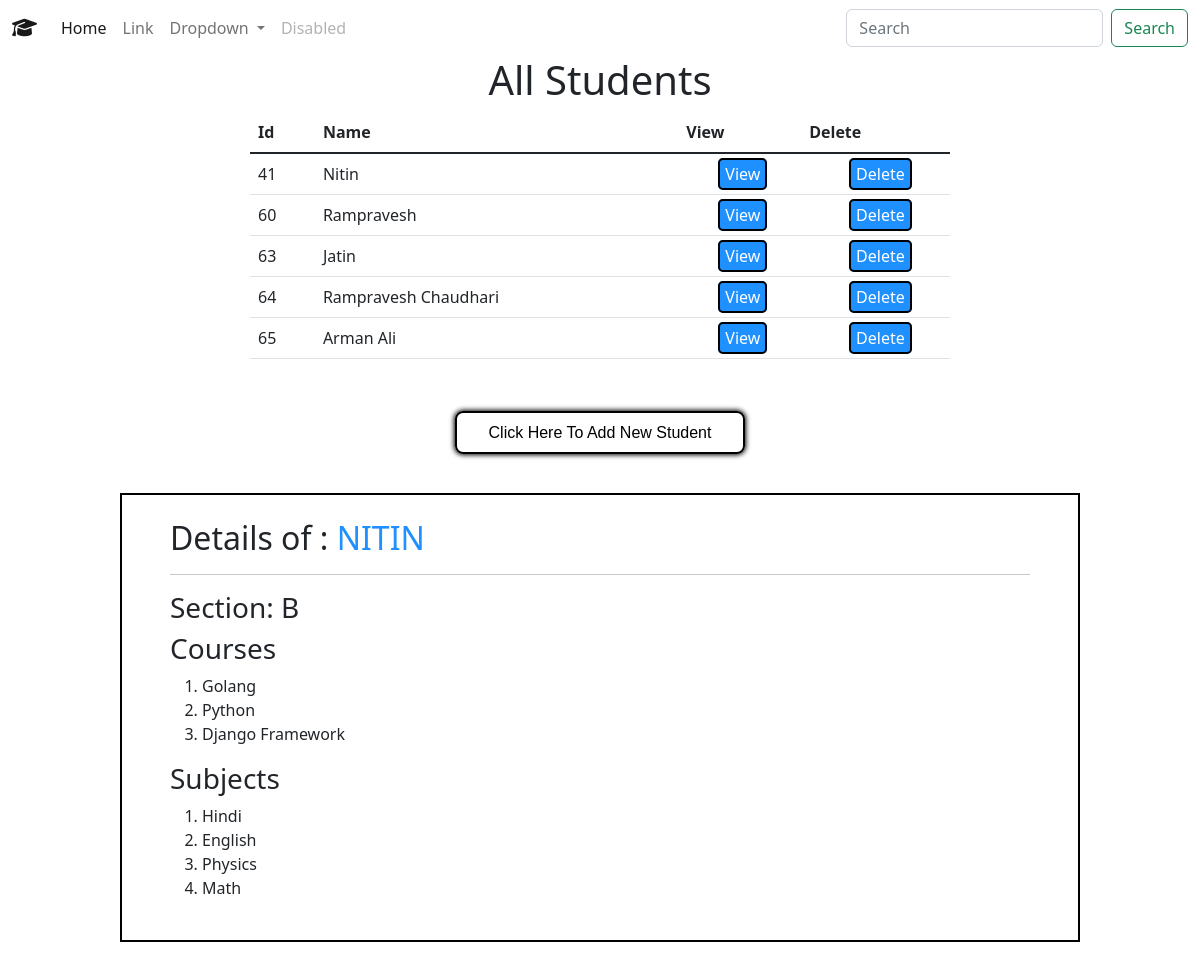
Screenshot of /show/41/ with the database file from the repository.
### core/models.py (models this page shows, shortened)
class Student(models.Model):
    student_name = models.CharField(max_length=100, default="")

class Section(models.Model):
    student = models.OneToOneField(
        Student, on_delete=models.CASCADE, related_name="section",)
    select_section = (
        ("A", "A"),
        ("B", "B"),
        ("C", "C"),
        ("D", "D"),
        ("E", "E")
    )
    section_name = models.CharField(max_length=10, choices=select_section)

class Course(models.Model):
    course_choices = (
        ("Python", "Python"),
        ("Java", "Java"),
        ("Django Framework", "Django Framework"),
        ("Golang", "Golang"),
        ("Machine Learning", "Machine Learning"),
        ("DBMS", "DBMS"),
    )
    student = models.ForeignKey(
        Student, on_delete=models.CASCADE, related_name="course")
    course_name = models.CharField(
        max_length=100, default="", choices=course_choices)

class Subject(models.Model):
    select_subject = (
        ("Hindi", "Hindi"),
        ("English", "English"),
        ("Math", "Math"),
        ("Physics", "Physics"),
        ("Social Science", "Social Science"),
        ("Chemistry", "Chemistry"),
    )
    student = models.ManyToManyField(Student, related_name="subject")
    subject_name = models.CharField(max_length=30, choices=select_subject)

### core/views.py (the view)
# urls.py: path("show/<int:id>/", views.show, name="show"),
def show(request, id):
    students = Student.objects.all()
    student = Student.objects.get(pk=id)
    context = {
        'students': students,
        'student': student
    }
    return render(request, "core/home.html", context)

### core/templates/core/home.html
{% extends 'core/base.html' %}
{% block content %}
<center>
    <h1>All Students</h1>
</center>
<div class="container-student">
    <table class="table">
        <head>
            <tr>
                <th scope="col">Id</th>
                <th scope="col">Name</th>
                <th scope="col">View</th>
                <th scope="col">Delete</th>
            </tr>
        </head>
        <tbody class="table-group-divider">
            {% for student in students %}
            <tr>
                <td>{{student.id}}</td>
                <td class="text-capitalize">{{student.student_name}}</td>
                <td class="center"><a href="{% url 'show' student.id %}">View</a></td>
                <td class="center"><a href="{% url 'delete' student.id %}">Delete</a></td>
            </tr>
            {% endfor %}
        </tbody>
    </table>
</div>
<h2 class="click-here text-danger">
    <a href="{% url 'addstudent' %}">Click Here To add new student
    </a>
</h2>
{% if student %}
<div class="details">
    <h2 class="name">Details of : <span class="text-uppercase">{{student.student_name}}</span></h2>
    <hr>
    <h3>Section: {{student.section.section_name}}</h3>
    <h3>Courses</h3>
    <ol>
        {% for course in student.course.all %}
        <li>{{ course.course_name }}</li>
        {% endfor %}
    </ol>
    <h3>Subjects</h3>
    <ol>
        {% for sub in student.subject.all %}
        <li>{{ sub.subject_name }}</li>
        {% endfor %}
    </ol>
</div>
{% endif %}
{% endblock content %}

### core/static/css/core.css (style rules this page uses)
h1 { animation: heading 4s linear infinite alternate; font-size: 3rem; }
table a { text-decoration: none; border: 2px solid black; color: rgb(255, 255, 255); padding: 3px 5px; border-radius: 5px; background-color: dodgerblue; position: relative; left: 30%; transition: all 200ms; }
table { border-collapse: collapse; padding: 12px; width: 90%; margin: auto; }
.container-student { margin: auto; width: clamp(600px, 60%, 700px); }
.click-here { margin: auto; margin-top: 2rem; padding: 1rem; }
.click-here { width: 80%; text-align: center; }
tr { transition: all 500ms; padding-top: 3rem !important; }
.click-here a { text-decoration: none; padding: .7rem 2rem; border-radius: .5rem; font-size: 1rem; color: black; border: 2px solid black; box-shadow: 0 0 5px 1px black; text-transform: capitalize; font-family: Arial, Helvetica, sans-serif; }
tr, th, td { border: 1px solid; padding: 2rem; }
.details { width: 80%; margin: 2rem auto; border: 2px solid black; padding: 1.5rem 3rem; }
.details .name span { color: dodgerblue; font-weight: normal; }

### rows the page displays
Student: id "41", student_name "Nitin", student_name "NITIN", section.section_name "B"
Student: id "60", student_name "Rampravesh"
Student: id "63", student_name "Jatin"
Student: id "64", student_name "Rampravesh Chaudhari"
Student: id "65", student_name "Arman Ali"
Course: course_name "Golang"
Course: course_name "Python"
Course: course_name "Django Framework"
Subject: subject_name "Hindi"
Subject: subject_name "English"
Subject: subject_name "Physics"
Subject: subject_name "Math"
